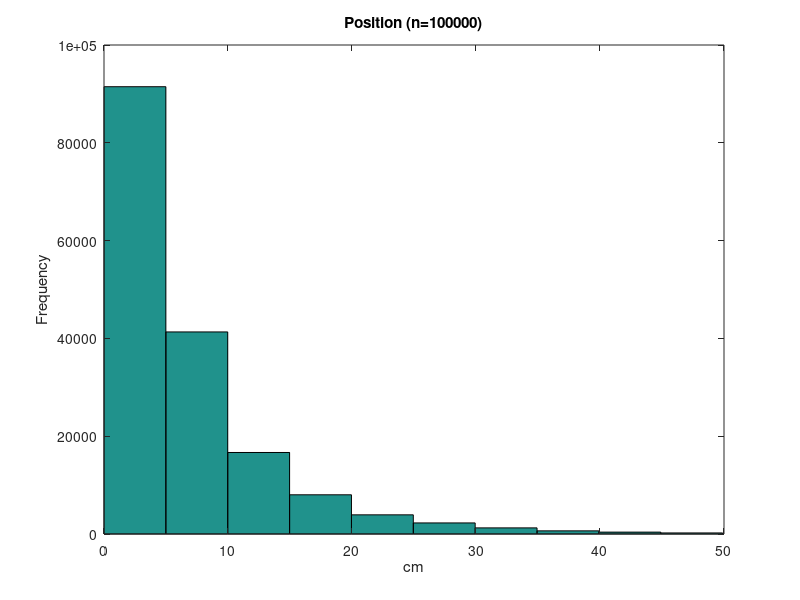

This figure's MATLAB source:
function [xhat,binNames,absorb,nsour]= SimpleMCCollisionEstimator()
%% Simple MC With a Collision Esimator
% Matthew J. Urffer (matthew.urffer@gmail.com)


%% Material Properties
ng = 2;                                 % Number of groups
totxs = [0.1, 0.2];                     % Total cross section in group i
scat = [0.05, 0.04; 0.0, 0.1];          % Scatter from group i to j
sour = [4, 6];                          % Source in group i

% Displaying Parameters
fprintf(1,'Total number of E groups %d\n',ng);
fprintf(1,'Total Cross Sections\n');
disp(totxs);
fprintf(1,'Inter Group Scattering\n');
disp(scat);
fprintf(1,'Source Cross Sections\n');
disp(sour);
%% Geometry Properies
width = 50;
sWidth = 5;
V = width; 

%% Computing Derived Quanties
% Total Scattering Cross Section for each group
totscat = zeros(ng,1);
for i=1:ng
    for j=1:ng
        totscat(i) = totscat(i) + scat(i,j);
    end
end
fprintf(1,'Total Scattering Matrix\n');
disp(totscat);

% Convert Source to CDF
sour = cumsum(sour);
sour = sour/sour(end);
fprintf(1,'Source CDF\n');
disp(sour);

% Converting Scattering Cross Sections to CDF
for i = 1:ng
    for j=2:ng
        scat(i,j) = scat(i,j)+scat(i,j-1);
    end
    for j=1:ng
        scat(i,j) = scat(i,j)/scat(i,end);
    end
end
fprintf(1,'Total Scattering CDF\n');
disp(scat);

%% Setting up Binning Strucutres
nbins = 6;
bin = zeros(nbins,1);
binNames = ...
   {'Particles Exiting Left (group 1) ','Particles Exiting Left (group 2) ',...
    'Particles Exiting Right (group 1)','Particles Exiting Right (group 2)',...
    'Flux (group 1)                   ','Flux (group 2)                   '};
bin2 = zeros(nbins,1);
absorb = zeros(ng,1);
nsour = zeros(ng,1);
pos = 0;

%% Running Simulation
nhist = 100000;

for ih=1:nhist
    tbin = zeros(nbins,1);
    
    %% Find the Original Position, energy and direction
    x = sWidth*rand(1);      % Position
    mu = 2*rand(1)-1;        % Direction cosine
    w = 1;                   % Particle Weight
    if ( rand(1) < sour(1))
        ig = 1;
    else
        ig = 2;
    end
    nsour(ig) = nsour(ig) + 1;
    %% Simulate the Particle bouncing around
    % This is done by using an infinate loop that is broken once the
    % particle leaves the problem geometry or is absorbed
    while (true)
        %% Mean Free Paths to Next Collision and Distance
        mfp = -log(1-rand(1));
        dd = mfp/totxs(ig);
        x = x+dd*mu;
        pos(end+1) = x;
        
        %% What Could have Happened?        
        if (x <0)               % Particle has exited the left boundary
            % Contribute to leakage
            tbin(ig) = tbin(ig)+1;
            break;
        elseif (x > width)      % Particle has exited the right boundary
            % Contibute to leakage
            tbin(ig+ng) = tbin(ig+ng)+1;
            break;
        else                    % Must have been a collision
            % Contribute to flux bins 

            tbin(ig+4)= tbin(ig+4)+ w/totxs(ig);
            if (rand(1) > totscat(ig)/totxs(ig) )
                % Absorbition Collions
                absorb(ig) = absorb(ig) +1;
                break;
            else
                % Pick new direction and energy group
                mu = 2*rand(1)-1;
                if ( rand(1) < scat(ig,1))
                    ig = 1;
                else
                    ig = 2;
                end
                % Code continues on to MFP calcuation (top of while)
            end
            
        end
    end
    bin = bin + tbin;
    bin2 = bin2 + tbin.^2;
end
% Dividing the Flux Bins by the volume
bin(4:end) = bin(4:end)/V;
bin2(4:end) = bin(4:end)/V;
%% Output results
xhat = bin/nhist;
x2hat = bin2/nhist;
sampleVar = (nhist/(nhist-1))*abs(x2hat - xhat.^2);
meanVar = sampleVar/nhist;
meanSTD = sqrt(meanVar);
precent = meanSTD./xhat;
fprintf(1,'Simulating %d histories\n',nhist);
for i=1:nbins
    fprintf(1,'For bin %d %s \t%2.4e\t +/- %2.2e (%2.4f%%)\n',i,binNames{i},xhat(i),meanSTD(i),precent(i));
end

% Looking at histograms of direction and position

pos(1) = [];
pos(pos <0 | pos > width) = [];
figure(1);  hist(pos);  title(sprintf('Position (n=%d)',nhist)); 
ylabel('Frequency'); xlabel('cm');
end